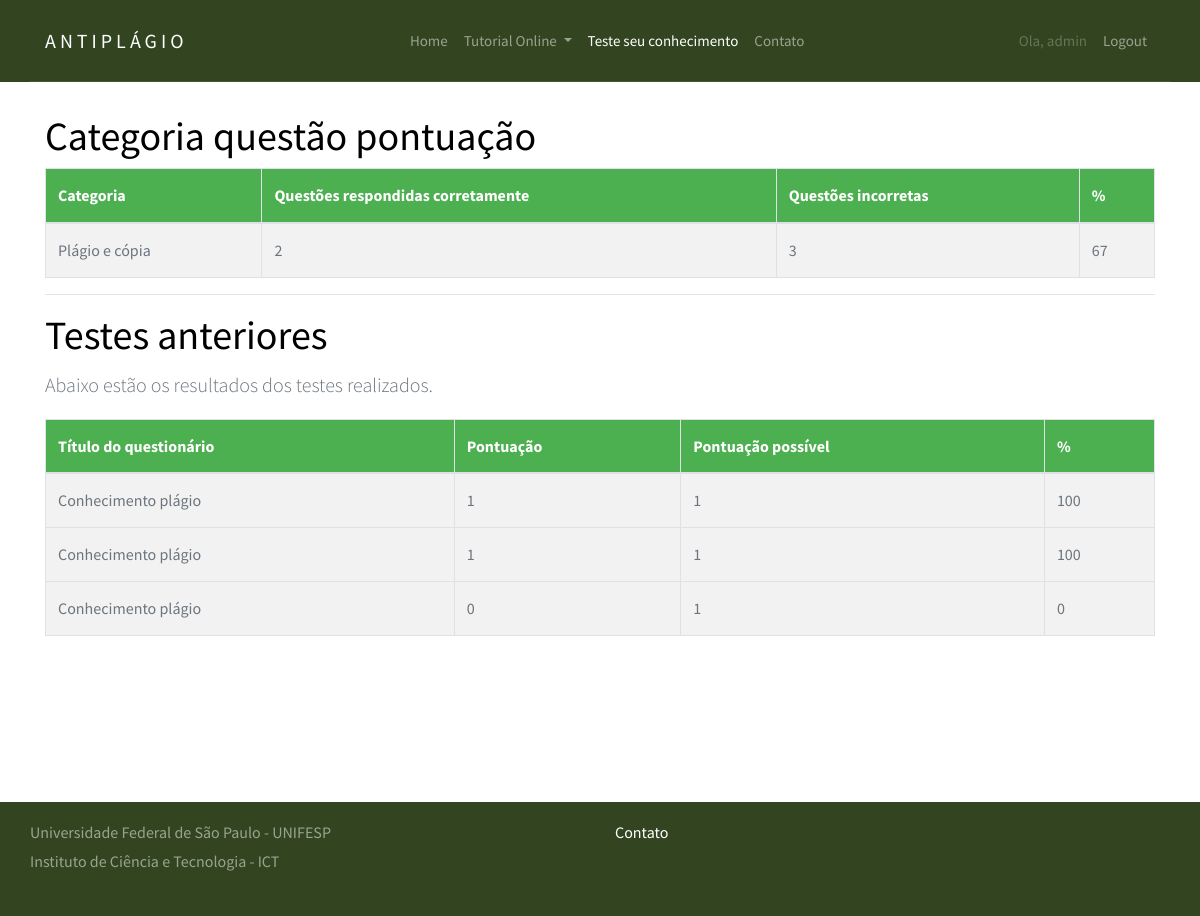
The app's page /quiz/progress/ (signed in), older data.
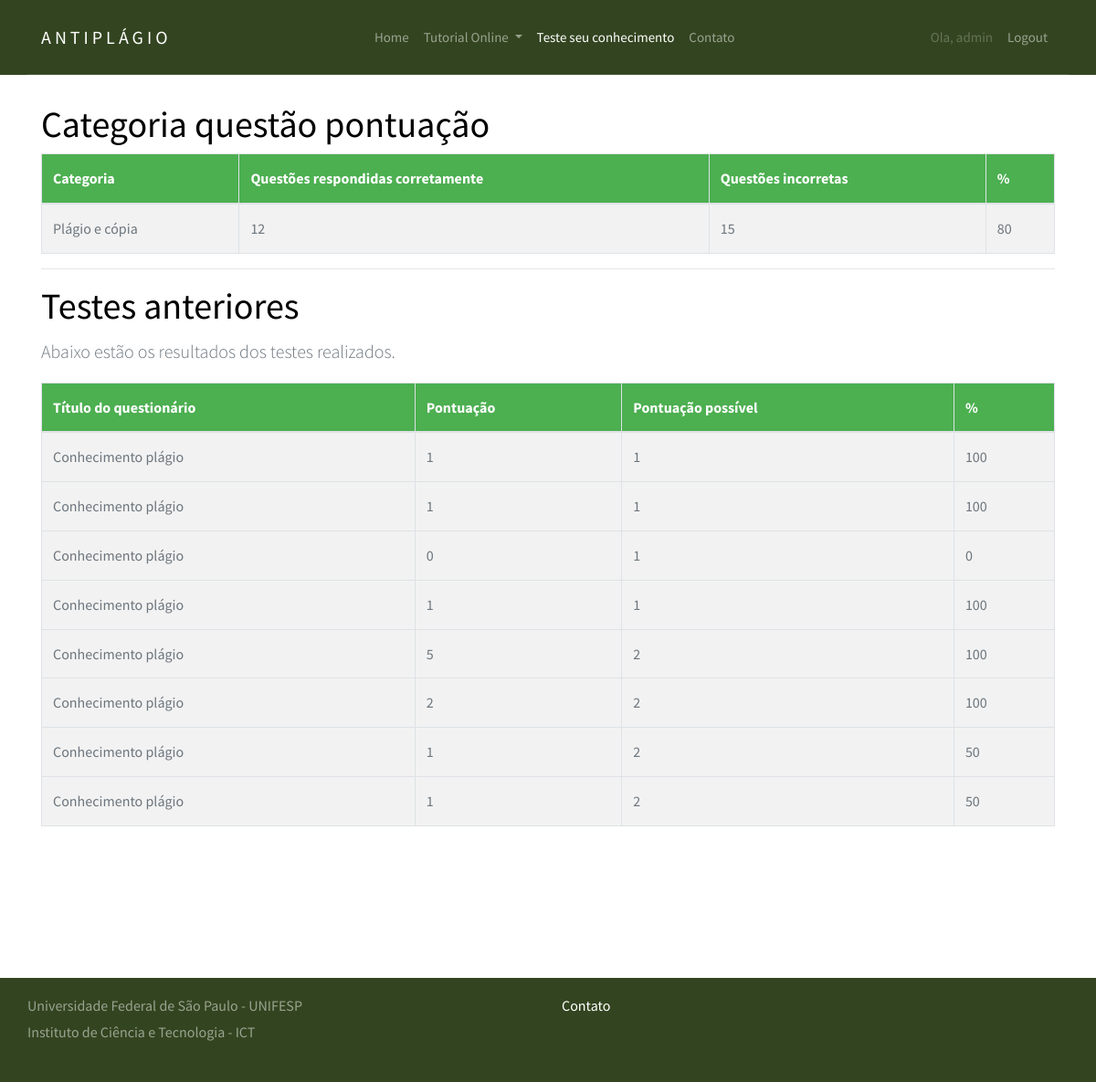
The same page, newer data.
### django_quiz/quiz/models.py (models this page shows, shortened)
@python_2_unicode_compatible
class Category(models.Model):
    category = models.CharField(
        verbose_name=_("Categoria"),
        max_length=250, blank=True,
        unique=True, null=True)
    objects = CategoryManager()
    class Meta:
        verbose_name = _("Categoria")
        verbose_name_plural = _("Categorias")

class Sitting(models.Model):
    user = models.ForeignKey(settings.AUTH_USER_MODEL, verbose_name=_("Usuário"), on_delete=models.PROTECT)
    quiz = models.ForeignKey(Quiz, verbose_name=_("Quiz"), on_delete=models.PROTECT)
    question_order = models.CharField(
        max_length=1024,
        verbose_name=_("Ordem das questões"),
        validators=[validate_comma_separated_integer_list])
    question_list = models.CharField(
        max_length=1024,
        verbose_name=_("Lista das questões"),
        validators=[validate_comma_separated_integer_list])
    incorrect_questions = models.CharField(
        max_length=1024,
        blank=True,
        verbose_name=_("Questões incorretas"),
        validators=[validate_comma_separated_integer_list])
    current_score = models.IntegerField(verbose_name=_("Pontuação atual"))
    complete = models.BooleanField(default=False, blank=False,
                                   verbose_name=_("Completa"))
    user_answers = models.TextField(blank=True, default='{}',
                                    verbose_name=_("Resposta do usuário"))
    start = models.DateTimeField(auto_now_add=True,
                                 verbose_name=_("Iniciar"))
    end = models.DateTimeField(null=True, blank=True, verbose_name=_("Fim"))
    objects = SittingManager()
    class Meta:
        permissions = (("view_sittings", _("Visualizar testes concluídos.")),)
    def _question_ids(self):
        return [int(n) for n in self.question_order.split(',') if n]
    @property
    def get_percent_correct(self):
        dividend = float(self.current_score)
        divisor = len(self._question_ids())
        if divisor < 1:
            return 0            # prevent divide by zero error
        if dividend > divisor:
            return 100
        correct = int(round((dividend / divisor) * 100))
        if correct >= 1:
            return correct
        else:
            return 0
    @property
    def get_max_score(self):
        return len(self._question_ids())

@python_2_unicode_compatible
class Quiz(models.Model):
    title = models.CharField(
        verbose_name=_("Título"),
        max_length=60, blank=False)
    description = models.TextField(
        verbose_name=_("Descrição"),
        blank=True, help_text=_("Descrição do questionário"))
    url = models.SlugField(
        max_length=60, blank=False,
        help_text=_("Uma URL amigável"),
        verbose_name=_("Uma URL amigável"))
    category = models.ForeignKey(
        Category, null=True, blank=True,
        verbose_name=_("Categoria"), on_delete=models.PROTECT)
    random_order = models.BooleanField(
        blank=False, default=False,
        verbose_name=_("Ordem aleatória"),
        help_text=_("Exibe as peguntas em"
                    "uma ordem aleatória ou como eles "
                    "estão setados?"))
    max_questions = models.PositiveIntegerField(
        blank=True, null=True, verbose_name=_("Questões Max"),
        help_text=_("Número de perguntas a serem respondidas em cada tentativa."))
    answers_at_end = models.BooleanField(
        blank=False, default=False,
        help_text=_("A resposta correta NÃO é mostrada após a pergunta ."
                    " Respostas exibidas no final."),
        verbose_name=_("Respostas no final"))
    exam_paper = models.BooleanField(
        blank=False, default=False,
        help_text=_("Se sim o resultado de cada"
                    " tentativa do usuário será"
                    " armazenado. Necessário marcação"),
        verbose_name=_("Resultado teste"))
    single_attempt = models.BooleanField(
        blank=False, default=False,
        help_text=_("Se sim, apenas uma tentativa por"
                    " usuário será permitida"
                    " Não usuários não poderam fazer este teste."),
        verbose_name=_("Tentativa única"))
    pass_mark = models.SmallIntegerField(
        blank=True, default=0,
        verbose_name=_("Marca de aprovação"),
        help_text=_("Porcentagem necessária para passar no teste."),
        validators=[MaxValueValidator(100)])
    success_text = models.TextField(
        blank=True, help_text=_("Exibido se o usuário for aprovado."),
        verbose_name=_("Texto de sucesso"))
    fail_text = models.TextField(
        verbose_name=_("Texto de falha"),
        blank=True, help_text=_("Exibido se o usuário falhar"))
    draft = models.BooleanField(
        blank=True, default=False,
        verbose_name=_("Draft"),
        help_text=_("Se sim o questionário não é exibido"
                    " na lista de perguntas e só pode ser"
                    " visualizada por usuários que podem editar"
                    " os testes."))
    class Meta:
        verbose_name = _("Quiz")
        verbose_name_plural = _("Quizzes")

### django_quiz/quiz/views.py (the view)
class QuizUserProgressView(TemplateView):
    template_name = 'progress.html'
    @method_decorator(login_required)
    def dispatch(self, request, *args, **kwargs):
        return super(QuizUserProgressView, self)\
            .dispatch(request, *args, **kwargs)
    def get_context_data(self, **kwargs):
        context = super(QuizUserProgressView, self).get_context_data(**kwargs)
        progress, c = Progress.objects.get_or_create(user=self.request.user)
        context['cat_scores'] = progress.list_all_cat_scores
        context['exams'] = progress.show_exams()
        return context

### django_quiz/quiz/models.py (called while the page is built)
    def show_exams(self):
        return Sitting.objects.filter(user=self.user, complete=True)

### django_quiz/build/lib/quiz/templates/progress.html (shortened to what this page needs)
{% extends "base.html" %}
{% load i18n %}
{% load quiz_tags %}
{% block content %}
<section class="site-section">
    <div class="container">
		{% if cat_scores %}
		<h1>{% trans "Categoria questão pontuação" %}</h1>
		<table class="table table-bordered table-striped">
			<thead>
			<tr>
				<th>{% trans "Categoria" %}</th>
				<th>{% trans "Questões respondidas corretamente" %}</th>
				<th>{% trans "Questões incorretas" %}</th>
				<th>%</th>
			</tr>
			</thead>
			<tbody>
			{% for cat, value in cat_scores.items %}
			<tr>
				<td>{{ cat }}</td>
				<td>{{ value.0 }}</td>
				<td>{{ value.1 }}</td>
				<td>{{ value.2 }}</td>
			</tr>
			{% endfor %}
			</tbody>
		</table>
		{% endif %}
		{% if exams %}
		<hr>
		<h1>{% trans "Testes anteriores" %}</h1>
		<p class="lead">
			{% trans "Abaixo estão os resultados dos testes realizados." %}
		</p>
		<table class="table table-bordered table-striped">
			<thead>
			<tr>
				<th>{% trans "Título do questionário" %}</th>
				<th>{% trans "Pontuação" %}</th>
				<th>{% trans "Pontuação possível" %}</th>
				<th>%</th>
			</tr>
			</thead>
			<tbody>
			{% for exam in exams %}
			<tr>
				<td>{{ exam.quiz.title }}</td>
				<td>{{ exam.current_score }}</td>
				<td>{{ exam.get_max_score }}</td>
				<td>{{ exam.get_percent_correct }}</td>
			</tr>
			{% endfor %}
			</tbody>
		</table>
		{% endif %}
	</div>
</section>
{% endblock %}

### django_quiz/build/lib/quiz/templates/base.html (shortened to what this page needs)
{% load i18n %}
{% load static %}
<!DOCTYPE html>
<html xmlns:fb="http://www.facebook.com/2008/fbml" xmlns="http://www.w3.org/1999/xhtml" xml:lang="en" lang="en" dir="ltr">
<head>
<link rel="stylesheet" href="{% static 'css/bootstrap.css' %}">
<link rel="stylesheet" href="{% static 'css/animate.css' %}">
<link rel="stylesheet" href="{% static 'css/owl.carousel.min.css' %}">
<link rel="stylesheet" href="{% static 'css/style.css' %}">
</head>
<body>
<header role="banner">
	<nav class="navbar navbar-expand-md navbar-dark bg-light">
	  <div class="container">
		<a class="navbar-brand absolute" href="{% url 'siteTutorial_home' %}">AntiPlágio</a>
		<div class="collapse navbar-collapse navbar-light" id="navbarsExample05">
		  <ul class="navbar-nav mx-auto">
			<li class="nav-item">
			  <a class="nav-link" href="{% url 'siteTutorial_home' %}">Home</a>
			</li>
			<li class="nav-item dropdown">
				<a class="nav-link dropdown-toggle" href="{% url 'siteTutorial_topicos' %}" id="dropdown04" data-toggle="dropdown-item" aria-haspopup="true" aria-expanded="false">Tutorial Online </a>
			</li>
			<li class="nav-item">
			  <a class="nav-link active" href="{% url 'quiz_index' %}">Teste seu conhecimento</a>
			</li>
			<li class="nav-item">
			  <a class="nav-link" href="{% url 'siteTutorial_contato' %}">Contato</a>
			</li>
		  </ul>
		  <ul class="navbar-nav absolute-right">
			{% if user.is_authenticated %}
			<li class="nav-item">
				<a class="nav-link disabled" href="">Ola, {{ user }}</a>
            </li>
            <li class="nav-item">
                    <a class="nav-link" href="{% url 'logout' %}">Logout</a>
            </li>
			{% else %}
			<li class="nav-item">
					<a class="nav-link" href="{% url 'login' %}">Login</a>
			</li>
			{% endif %}
		  </ul>
		</div>
	  </div>
	</nav>
</header>
    {% block content %}
    {% endblock %}
<footer class="site-footer" style="background: #334520 !important;">
        <div class="container">
        <div class="row mb-2">
            <p>Universidade Federal de São Paulo - UNIFESP<br>
                Instituto de Ciência e Tecnologia - ICT<br>
            </p>
            <div class="col-md-6 ml-auto">
            <div class="row">
                <div class="col-md-4">
                <ul class="list-unstyled">
                    <li><a href="{% url 'siteTutorial_contato' %}">Contato</a></li>
                </ul>
                </div>
            </div>
            </div>
        </div>
        </div>
</footer>
</body>
</html>

### static/css/style.css (style rules this page uses)
body { background: #fff; font-family: "Source Sans Pro", arial, sans-serif; font-weight: 400; font-size: 16px; line-height: 1.8; color: #6c757d; position: relative; padding-bottom: 152px; min-height: 100vh; }
a { -webkit-transition: .3s all ease; -o-transition: .3s all ease; transition: .3s all ease; text-decoration: none; }
h1, h2, h3, h4, h5 { color: #000; font-family: "Source Sans Pro", arial, sans-serif; }
header { position: fixed; top: 0; left: 0; width: 100%; z-index: 5; }
header .navbar-brand { text-transform: uppercase; letter-spacing: .2em; font-weight: 400; color: #fff !important; }
header .navbar-collapse { position: relative; }
header .navbar { padding-top: 0; padding-bottom: 0; background: #334520 !important; }
header .navbar .container { border-bottom: 1px solid rgba(255, 255, 255, 0.1); }
header .navbar .navbar-nav.absolute-right { position: relative; right: 0; }
header .navbar .nav-link { padding: 1.7rem 1rem; font-size: 15px; outline: none !important; }
header .navbar .nav-link.active { color: #fff !important; }
.site-section { padding: 7em 0; }
.site-footer { position: absolute; width: 100%; bottom: 0; background-position: center center; background-repeat: no-repeat; padding: 1em 0; }
.site-footer a { color: #fff; }
.site-footer p { color: rgba(255, 255, 255, 0.5); }
table { border-collapse: collapse; width: 100%; border: 1px solid #ddd; }
th, td { text-align: left; padding: 8px; }
tr:nth-child(even) { background-color: #f2f2f2 }
th { background-color: #4CAF50; color: white; }

Row changes from the older to the newer data that the page shows:
added Sitting: quiz "Conhecimento plágio", current_score "1", get_max_score "1", get_percent_correct "100"
added Sitting: quiz "Conhecimento plágio", current_score "5", get_max_score "2", get_percent_correct "100"
added Sitting: quiz "Conhecimento plágio", current_score "2", get_max_score "2", get_percent_correct "100"
added Sitting: quiz "Conhecimento plágio", current_score "1", get_max_score "2", get_percent_correct "50"
added Sitting: quiz "Conhecimento plágio", current_score "1", get_max_score "2", get_percent_correct "50"
Text that changed along with them:
new list line: "Plágio e cópia"
new list line: "12 15 80"
list line gone: "Plágio e cópia"
list line gone: "2 3 67"
